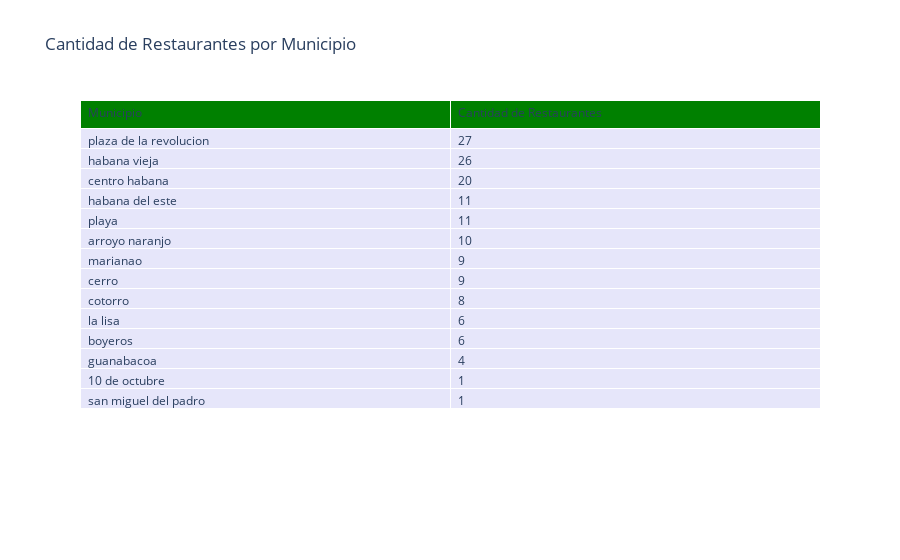

The notebook cell this image was saved under:
### Markdown cell above
Ya Alejandro lleva 3 anos en los Estados Unidos y sus amigos le aconsejaron que lo mejor opcion para ayudar a su familia en Cuba era poniendoles un negocio, el estaba decidido a invertir en algo que no solo generara ingresos, sino que tambien mejorara la calidad de vida de sus padres en La Habana. Muchos le sugirieron algunas de las opciones mas populares en Cuba, como revender productos Shein, sin embargo el tenia una vision diferente,  su objetivo era establecer un negocio autosuficiente, y sabiendo ya que no habia mujer en La Habana que cocinara mejor que su vieja decidio que abrir un restaurante era la mejor opcion para lograr su objetivo....
Su madre Caridad una ama de casa que dedico toda su vida a su esposo, a su hijo y a la cocina casi infarata al escuchar la noticia de que por finnnn le van a empezar a pagar por cocinar algo que llevaba toda la vida haciendo por amor y sin ningun tipo de lucro.

Para que todo saliera bien, Alejandro sabia que necesitaba resalizar un analisis exhaustivo de la competencia, por lo que tomo una muestra de los restaurantes de toda La Habana...

### Code cell
#Tabla con la cantidad de jsons que hay de cada municipio :)
municipio = data2["location.municipe"].str.lower().str.strip()

restaurantes_municipio = municipio.value_counts().reset_index()
restaurantes_municipio.columns = ["municipio", "cantidad_restaurantes"]


fig = go.Figure(data=[go.Table(
    header=dict(values=["Municipio", "Cantidad de Restaurantes"],
                fill_color="green",
                align="left"),
    cells=dict(values=[restaurantes_municipio["municipio"], restaurantes_municipio["cantidad_restaurantes"]],
               fill_color="lavender",
               align="left"))
])


fig.update_layout(title="Cantidad de Restaurantes por Municipio")
fig.show()

total = restaurantes_municipio['cantidad_restaurantes'].sum()
print("Total de Restaurantes: ",total)

### Figure 1 — Plotly figure (JSON) as saved in the notebook; plotly's stock layout.template omitted (floating-point values rounded to 4 significant figures)
{"data": [{"cells": {"align": "left", "fill": {"color": "lavender"}, "values": [["plaza de la revolucion", "habana vieja", "centro habana", "habana del este", "playa", "arroyo naranjo", "marianao", "cerro", "cotorro", "la lisa", "boyeros", "guanabacoa", "10 de octubre", "san miguel del padro"], [27, 26, 20, 11, 11, 10, 9, 9, 8, 6, 6, 4, 1, 1]]}, "header": {"align": "left", "fill": {"color": "green"}, "values": ["Municipio", "Cantidad de Restaurantes"]}, "type": "table"}], "layout": {"title": {"text": "Cantidad de Restaurantes por Municipio"}}}
